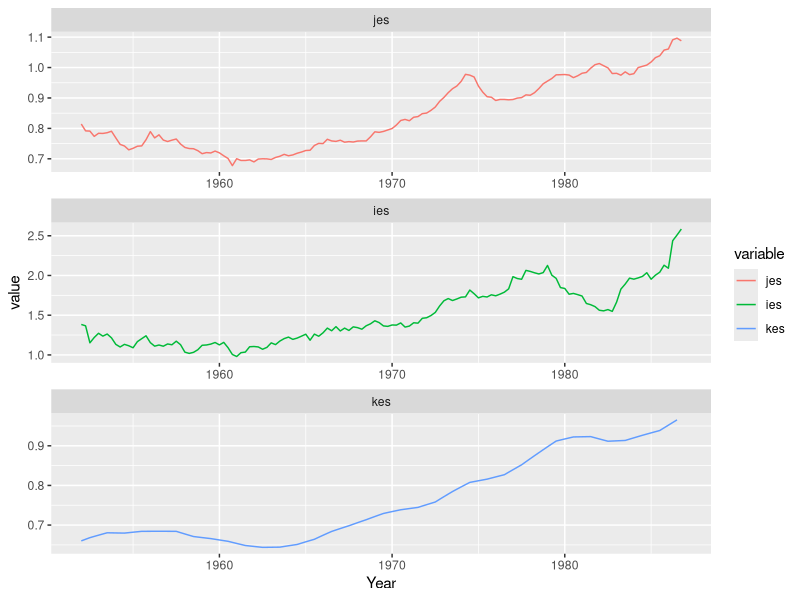
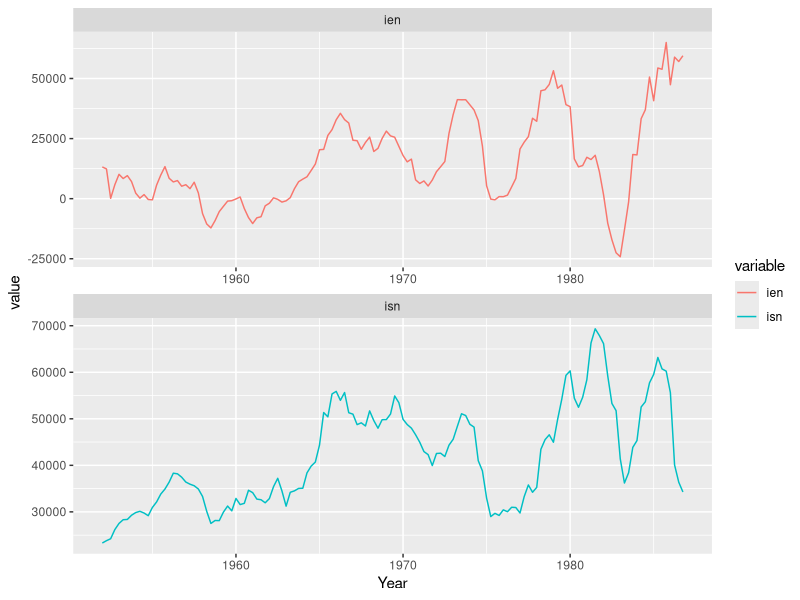
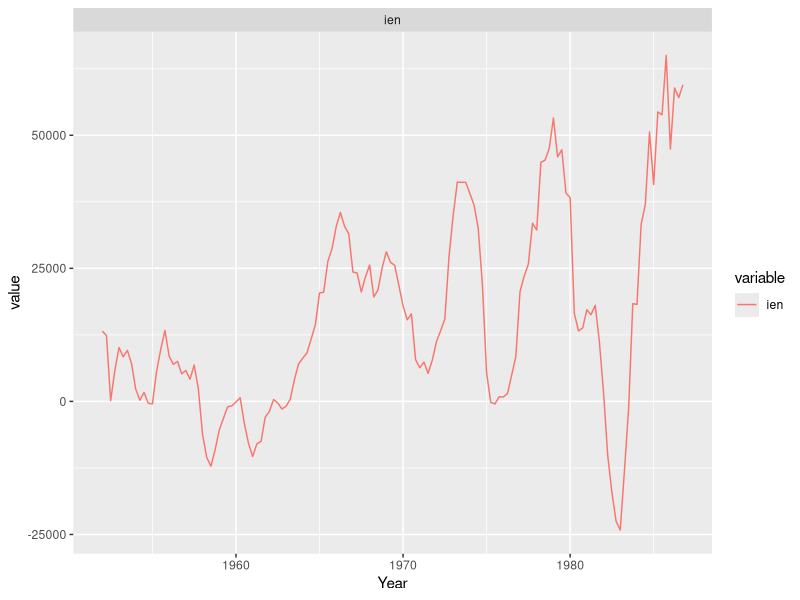
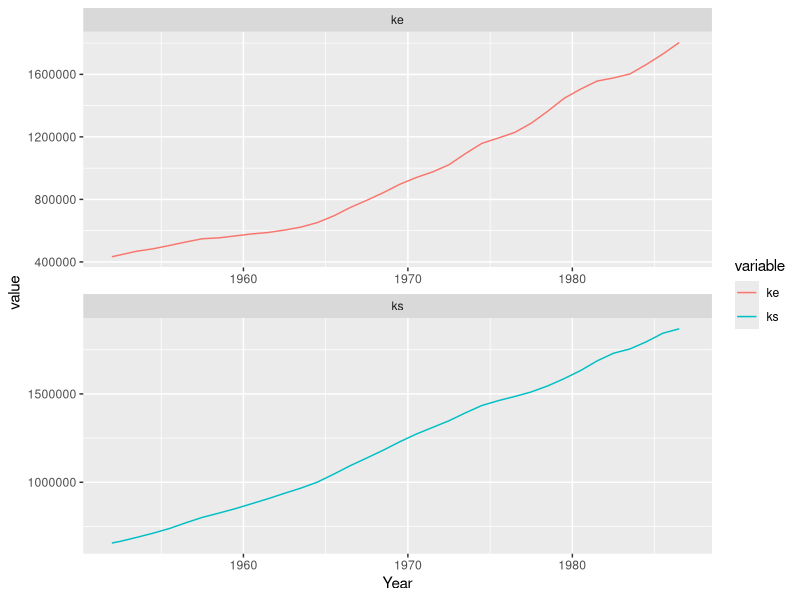
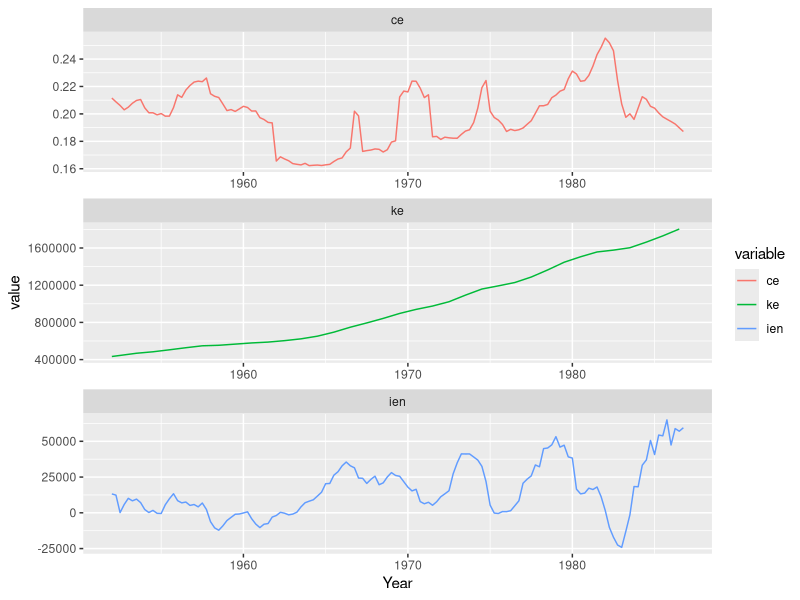
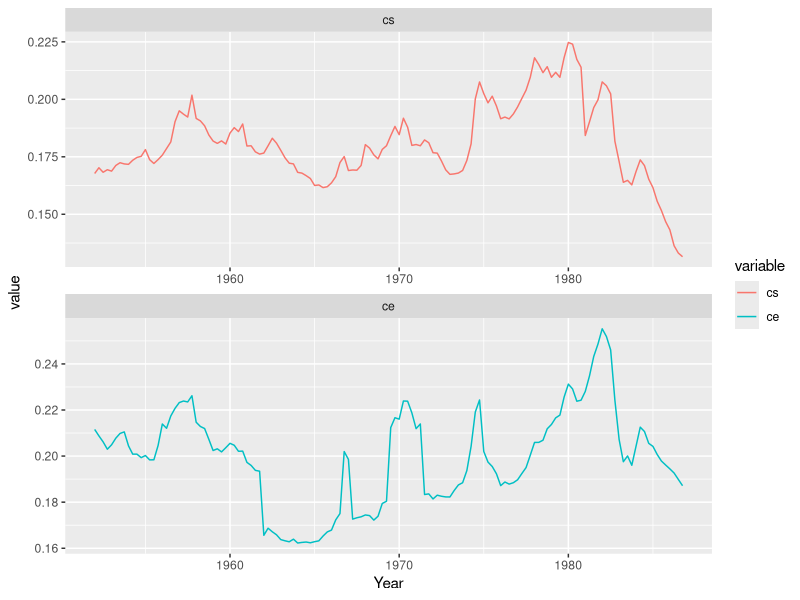
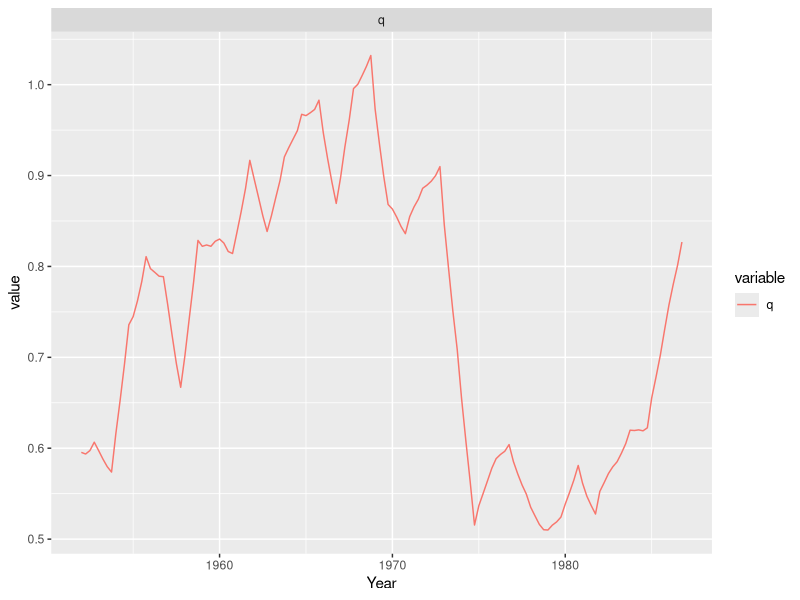
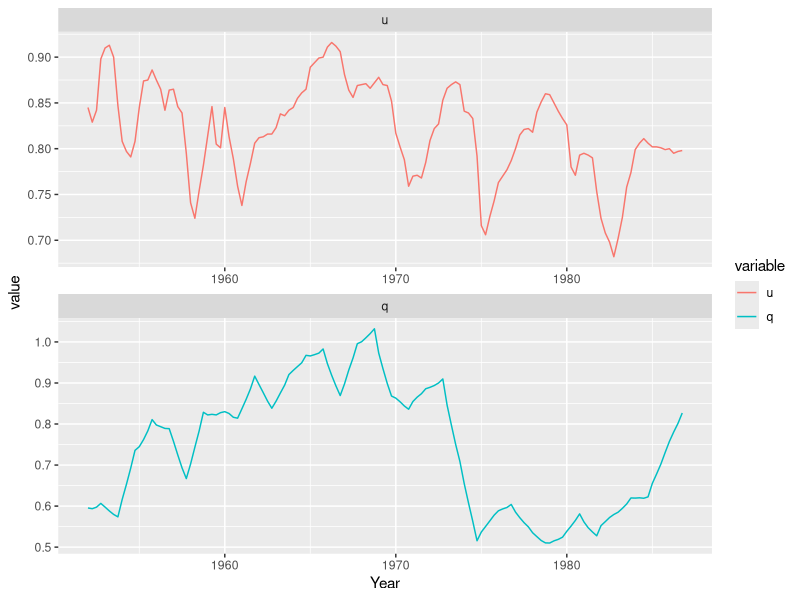

Source code (R) for these figures, in order: (Note: this script raises an error after producing the figures.)
##pdf(width=11,paper="USr")
library(ggplot2)
library(tidyverse)
library(lmtest)
library(reshape2)
library(nlme)
library(here)
library(dynlm)
options(scipen=10000)

rm(list=ls())

ld<-function(x)c( x[2:(length(x))],NA )

cochrane.orcutt <- function(mod){
     X <- model.matrix(mod)
     y <- model.response(model.frame(mod))
     e <- residuals(mod)
     n <- length(e)
     names <- colnames(X)
     rho <- sum(e[1:(n-1)]*e[2:n])/sum(e^2)
     ## cheat and know the answer (then it works)
     ## rho <- 0.868
     y <- y[2:n] - rho * y[1:(n-1)]
     X <- X[2:n,] - rho * X[1:(n-1),]
     mod <- lm(y ~ X - 1)
     result <- list()
     result$coefficients <- coef(mod)
     names(result$coefficients) <- names
     summary <- summary(mod, corr = F)
     result$cov <- (summary$sigma^2) * summary$cov.unscaled
     dimnames(result$cov) <- list(names, names)
     result$sigma <- summary$sigma
     result$rho <- rho
     class(result) <- 'cochrane.orcutt'
     result
     }



kopcke <- read.csv(here("lab-09-time-series/chap6-kopcke.csv"))

kopcke.dt <- as.yearqtr(paste(kopcke$rdate %/% 10, kopcke$rdate%%10),"%Y %q")

kopcke.z <- zoo(kopcke,order.by=kopcke.dt)
kopcke.ts <- ts(kopcke,start=c(1952,1),end=c(1986,4),frequency=4,class="matrix")

## plot(cbind(kopcke.z$je/kopcke.z$js,kopcke.z$ie/kopcke.z$is,kopcke.z$kelag/kopcke.z$kslag))

kopcke.df0 <- data.frame(time=time(kopcke.z), Year=as.numeric(as.yearqtr(time(kopcke.z))),kopcke.z)
kopcke.df1 <- mutate(kopcke.df0,
                     jes=je/js, ies = ie/is, ces = ce / cs,
                     ke = ld(kelag), ks=ld(kslag),kes=ke/ks,
                     ien=ie-0.15*kelag, isn=is-0.05*kslag,
                     ien_alt=lead(kelag) - kelag, isn_alt=lead(kslag) - kslag,
                     ck= (ce*kelag + cs*kslag)/(kelag + kslag) )


kopcke.z2 <- zoo(subset(kopcke.df1,select=-time),order.by=kopcke.dt)
## zoo makes window() flaky on start/end 
## frequency(kopcke.z2)
## time(window(kopcke.z2,start="1954 Q1",end="1977 Q4"))  ## Good
## time(window(kopcke.z2,start=c(1954,1),end=c(1977,4),frequency=4)) ## Bad

kopcke.melt <- melt(kopcke.df1, id.vars=c("Year"))

## To set the series order for plotting
kopcke.melt$variable <- factor(kopcke.melt$variable, levels = c("time","rdate","ck","js","je","f","is","ie","kelag","kslag","y","u","q","cs","ce","jes","ies","ke","ks","kes","ien","isn" ))

n <- ggplot(subset(kopcke.melt, variable=="jes" | variable=="ies" | variable=="kes"),aes(x=Year,y=value,color=variable)) + facet_wrap( ~ variable,ncol=1,scales="free" ) + geom_line()
print(n)

n <- ggplot(subset(kopcke.melt, variable=="ien" | variable=="isn"),aes(x=Year,y=value,color=variable)) + facet_wrap( ~ variable,ncol=1,scales="free" ) + geom_line()
print(n)


n <- ggplot(subset(kopcke.melt, variable=="ien" | variable=="ien_alt"),aes(x=Year,y=value,color=variable)) + facet_wrap( ~ variable,ncol=1,scales="fixed" ) + geom_line()
print(n)


n <- ggplot(subset(kopcke.melt, variable=="ke" | variable=="ks"),aes(x=Year,y=value,color=variable)) + facet_wrap( ~ variable,ncol=1,scales="free" ) + geom_line()
print(n)


n <- ggplot(subset(kopcke.melt, variable=="ien" | variable=="ke" | variable=="ce" ),aes(x=Year,y=value,color=variable)) + facet_wrap( ~ variable,ncol=1,scales="free" ) + geom_line()
print(n)




## dev.new()

n <- ggplot(subset(kopcke.melt, variable=="cs" | variable=="ce"),aes(x=Year,y=value,color=variable)) + facet_wrap( ~ variable,ncol=1,scales="free" ) + geom_line()
print(n)

## dev.new()

## Q
n <- ggplot(subset(kopcke.melt, variable=="q"),aes(x=Year,y=value,color=variable)) + facet_wrap( ~ variable,ncol=1,scales="free" ) + geom_line()
print(n)

## Q and Capacity Utilization
n <- ggplot(subset(kopcke.melt, variable=="q" | variable=="u"),aes(x=Year,y=value,color=variable)) + facet_wrap( ~ variable,ncol=1,scales="free" ) + geom_line()
print(n)

## Q and Cost of Capital
n <- ggplot(subset(kopcke.melt, variable=="ck" | variable=="q"),aes(x=Year,y=value,color=variable)) + facet_wrap( ~ variable,ncol=1,scales="free" ) + geom_line()
print(n)

## Q and Cost of Capital Scatterplot
n <- ggplot(kopcke.df1,aes(x=ck,y=q)) + geom_point() + geom_smooth(method="lm",se=FALSE)
print(n)

## Q and Capacity Utilization Scatterplot
n <- ggplot(kopcke.df1,aes(x=u,y=q)) + geom_point() + geom_smooth(method="lm",se=FALSE)
print(n)


## 6e2a Estimate equation 6.14 (equipment e and structures s)
summary(eqn614e <- dynlm(data=kopcke.z2, ie ~ L(y,0:1) + L(ie,1), start=c(1956,1),end=c(1986,4)  ) )
dwtest(eqn614e)
(lambda <- 1 - coef(eqn614e)[4])
(mu <- coef(eqn614e)[2] / lambda)
(delta <- coef(eqn614e)[3] / (mu * lambda) + 1)

summary(eqn614s <- dynlm(data=kopcke.z2, is ~ L(y,0:1) + L(is,1), start=c(1956,1),end=c(1986,4)  ) )
dwtest(eqn614s)
(lambda <- 1 - coef(eqn614s)[4])
(mu <- coef(eqn614s)[2] / lambda)
(delta <- coef(eqn614s)[3] / (mu * lambda) + 1)



lmqfd <- function(y,X,rho){
    yqfd <- y[2:length(y)] - rho * y[1:length(y)-1]
    Xqfd <- X[2:length(y), ] - rho * X[1:length(y)-1, ]
    return(lm(yqfd ~ 0 + Xqfd))
    }



hildreth_lu <- function(mod){
    rmses <- data.frame(rho=double(), rmse=double())
    y <- model.response(model.frame(mod))
    X <- model.matrix(mod)
    for(rho in seq(0,1,0.01)){
        lmqfd <- lmqfd(y,X,rho)
        rmse <- sqrt(sum((resid(lmqfd))^2)/(length(y)-1))
        rmses <- bind_rows(rmses, data.frame(rho,rmse))
    }
    rhostar <- with(rmses, rmses[rmse==min(rmse),"rho"])
    print("rhostar is")
    print(rhostar)
    print(summary(lmqfd(y,X,rhostar)))
    print(dwtest(lmqfd(y,X,rhostar)))
    return(rmses)
}

(eqn614s_ols  <- lm(data=dplyr::filter(kopcke.df1, Year>1956),
                    is ~ y + dplyr::lag(y) + dplyr::lag(is) ))
dwtest(eqn614s_ols)
(eqn614s_co  <- cochrane.orcutt(eqn614s_ols))
## dwtest(eqn614s_co)
(lambda <- 1 - coef(eqn614s_co)[4])
(mu <- coef(eqn614s_co)[2] / lambda)
(delta <- coef(eqn614s_co)[3] / (mu * lambda) + 1)

rmses <- hildreth_lu(eqn614s_ols)
rmses %>% ggplot(aes(x=rho,y=rmse)) + geom_line() 


(eqn614e_ols  <- lm(data=dplyr::filter(kopcke.df1, Year>1956),
                    ie ~ y + dplyr::lag(y) + dplyr::lag(ie) ))
dwtest(eqn614e_ols)
(eqn614e_co  <- cochrane.orcutt(eqn614e_ols))
## dwtest(eqn614e_co)
(lambda <- 1 - coef(eqn614e_co)[4])
(mu <- coef(eqn614e_co)[2] / lambda)
(delta <- coef(eqn614e_co)[3] / (mu * lambda) + 1)


rmses <- hildreth_lu(eqn614e_ols)
rmses %>% ggplot(aes(x=rho,y=rmse)) + geom_line() 


## The gls syntax does not take lag()
summary(gls(ie ~ (y) + kelag , data=kopcke.z2, correlation=corARMA(p=1,q=0)))
summary(gls(ie ~ (y) + kelag , data=kopcke.z2, correlation=corAR1()))

## Be very careful with signs in the lag operator.  Here it works on a zoo object
## Just to demonstrate that we are doing lags correctly
with(kopcke.z2,arima(ie, xreg=cbind(lag(y,-1:-3),kelag), order=c(0,0,0)))  ## Right 
summary(dynlm(data=kopcke.z2, ie ~ L(y,1:3) + kelag)) ## Right

with(kopcke.z2,arima(ie, xreg=cbind(lag(y,-1),kelag), order=c(1,0,0)))  ## Right

with(kopcke.z2,arima(ie, xreg=cbind(lag(y,-1:-3),kelag), order=c(1,0,0)))  ## Right

with(window(kopcke.z2,start="1954 Q1",end="1977 Q4"),arima(ie, xreg=cbind(lag(y,-1:-3),kelag), order=c(1,0,0)))  ## Right

## Cash flow model
with(window(kopcke.z2,start="1958 Q1",end="1973 Q3"),arima( ie , xreg=cbind(lag(f/je,-1:-3),kelag), order=c(1,0,0)))
with(window(kopcke.z2,start="1956 Q1",end="1979 Q4"),arima( ie , xreg=cbind(lag(f/je,-1:-7),kelag), order=c(1,0,0)))
## To get 1956Q1-1979Q4 with seven lags, need to include back to 1954Q2
(flow.ie.iii <- with((window(kopcke.z2,start="1954 Q2",end="1979 Q4")),arima( ie , xreg=cbind(lag(f/je,0:-7),kelag), order=c(1,0,0))))
(flow.is.iii <- with((window(kopcke.z2,start="1954 Q2",end="1979 Q4")),arima( is , xreg=cbind(lag(f/js,0:-7),kelag), order=c(1,0,0))))


## With contemporaneous y
summary(dynlm(data=kopcke.z2, ie ~ L(y,0:3) + kelag))
summary(dynlm(data=kopcke.z2, ie ~ y + L(y,1:3) + kelag))

## dynlm uses the start/end syntax from window()
summary( accelerator.3 <- dynlm(data=kopcke.z2, ie ~ L(y,0:3) + kelag, start="1954 Q1", end="1977 Q4"))
dwtest(accelerator.3)

summary( accelerator.4 <- dynlm(data=kopcke.z2, ie ~ L(y,1:4) + kelag, start=c(1954,1), end=c(1977,4) ))
dwtest(accelerator.4)

summary( autoregressive.2 <- dynlm(data=kopcke.z2, ie ~ L(ie,1:2), start=c(1954,1), end=c(1977,4) ))
dwtest(autoregressive.2)

summary(autoregressive.6 <- dynlm(data=kopcke.z2, ie ~ L(ie,1:6), start=c(1954,1), end=c(1977,4) ))
dwtest(autoregressive.6)


## Back out depreciation rates for equipment based on gross investment and capital stock, 1953 and 1986
subset(kopcke.df1,Year>=1952.75 & Year<1954,select=c(ie,kelag,Year))
(ke52.4 <- kopcke.df1["1952 Q4","kelag"])
(ke53.4 <- kopcke.df1["1953 Q4","kelag"])
(ie53 <- (kopcke.df1["1953 Q1","ie"] + kopcke.df1["1953 Q2","ie"] + kopcke.df1["1953 Q3","ie"] + kopcke.df1["1953 Q4","ie"])/4 )
(delta53 <- 1 - (ke53.4 - ie53) / ke52.4)

subset(kopcke.df1,Year>=1985.75 & Year<1987,select=c(ie,kelag,Year))
(ke85.4 <- kopcke.df1["1985 Q4","kelag"])
(ke86.4 <- kopcke.df1["1986 Q4","kelag"])
(ie86 <- (kopcke.df1["1986 Q1","ie"] + kopcke.df1["1986 Q2","ie"] + kopcke.df1["1986 Q3","ie"] + kopcke.df1["1986 Q4","ie"])/4 )
(delta86 <- 1 - (ke86.4 - ie86) / ke85.4)

## Back out depreciation rates for structures based on gross investment and capital stock, 1953 and 1986
subset(kopcke.df1,Year>=1952.75 & Year<1954,select=c(is,kslag,Year))
(ks52.4 <- kopcke.df1["1952 Q4","kslag"])
(ks53.4 <- kopcke.df1["1953 Q4","kslag"])
(is53 <- (kopcke.df1["1953 Q1","is"] + kopcke.df1["1953 Q2","is"] + kopcke.df1["1953 Q3","is"] + kopcke.df1["1953 Q4","is"])/4 )
(delta53 <- 1 - (ks53.4 - is53) / ks52.4)

subset(kopcke.df1,Year>=1985.75 & Year<1987,select=c(is,kslag,Year))
(ks85.4 <- kopcke.df1["1985 Q4","kslag"])
(ks86.4 <- kopcke.df1["1986 Q4","kslag"])
(is86 <- (kopcke.df1["1986 Q1","is"] + kopcke.df1["1986 Q2","is"] + kopcke.df1["1986 Q3","is"] + kopcke.df1["1986 Q4","is"])/4 )
(delta86 <- 1 - (ks86.4 - is86) / ks85.4)
